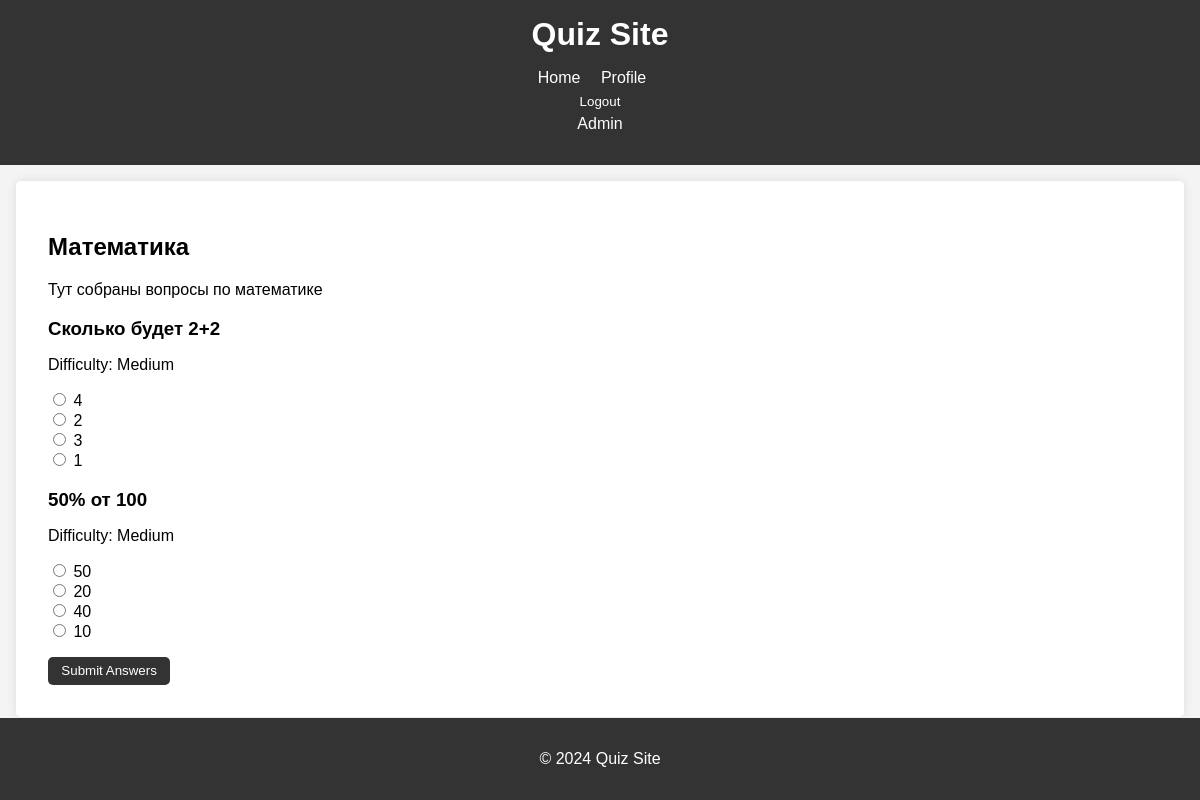
The page /quiz/1/ (signed in) on the database its author committed.
### quizzes/models.py (models this page shows, shortened)
class Quiz(models.Model):
    title = models.CharField(max_length=200)
    description = models.TextField()

class Question(models.Model):
    DIFFICULTY_CHOICES = [
        ('easy', 'Easy'),
        ('medium', 'Medium'),
        ('hard', 'Hard'),
    ]
    quiz = models.ForeignKey(Quiz, on_delete=models.CASCADE)
    text = models.CharField(max_length=200)
    option1 = models.CharField(max_length=100)
    option2 = models.CharField(max_length=100)
    option3 = models.CharField(max_length=100)
    option4 = models.CharField(max_length=100)
    correct_option = models.CharField(max_length=100)
    difficulty = models.CharField(max_length=6, choices=DIFFICULTY_CHOICES, default='medium')

### quizzes/views.py (the view, shortened to what this page needs)
# urls.py: path('quiz/<int:quiz_id>/', views.quiz_detail, name='quiz_detail'),
@login_required
def quiz_detail(request, quiz_id):
    quiz = get_object_or_404(Quiz, id=quiz_id)
    if 'questions' not in request.session:
        all_questions = list(quiz.question_set.all())
        random.shuffle(all_questions)
        questions = all_questions[:2]
        request.session['questions'] = [q.id for q in questions]
    else:
        questions = Question.objects.filter(id__in=request.session['questions'])
    log_user_activity(request.user, f"Started quiz {quiz.title}")
    return render(request, 'quizzes/quiz_detail.html', {'quiz': quiz, 'questions': questions})

### quizzes/views.py (called while the page is built)
def log_user_activity(user, activity):
    UserActivityLog.objects.create(user=user, activity=activity)

### quizzes/templates/quizzes/quiz_detail.html (shortened to what this page needs)
{% extends 'quizzes/base.html' %}
{% block content %}
<h2>{{ quiz.title }}</h2>
<p>{{ quiz.description }}</p>
<form method="post">
    {% for question in questions %}
        <div class="question">
            <h3>{{ question.text }}</h3>
            <p>Difficulty: {{ question.get_difficulty_display }}</p>
            <input type="radio" name="question_{{ question.id }}" value="{{ question.option1 }}" required> {{ question.option1 }}<br>
            <input type="radio" name="question_{{ question.id }}" value="{{ question.option2 }}"> {{ question.option2 }}<br>
            <input type="radio" name="question_{{ question.id }}" value="{{ question.option3 }}"> {{ question.option3 }}<br>
            <input type="radio" name="question_{{ question.id }}" value="{{ question.option4 }}"> {{ question.option4 }}<br>
        </div>
    {% endfor %}
    <button type="submit">Submit Answers</button>
</form>
{% endblock %}

### quizzes/static/css/style.css (style rules this page uses)
body { font-family: Arial, sans-serif; background-color: #f4f4f4; margin: 0; padding: 0; }
button { background-color: #333; color: #fff; border: none; padding: 0.5em 1em; border-radius: 5px; cursor: pointer; }
.question { margin-bottom: 1em; }
.question h3 { margin-bottom: 0.5em; }

### rows shown on the page
Quiz: title "Математика", description "Тут собраны вопросы по математике"
Question: text "Сколько будет 2+2", difficulty "Medium", option1 "4", option2 "2", option3 "3", option4 "1"
Question: text "50% от 100", difficulty "Medium", option1 "50", option2 "20", option3 "40", option4 "10"
